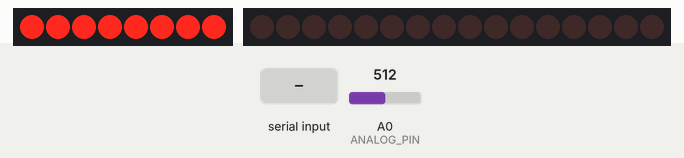
This sketch was run on a simulated Arduino Uno, built with avr-gcc and run on an emulated ATmega328P. Shown: 8 shift-register outputs drawn as a row of LEDs (first output left, lit = HIGH), 16 shift-register outputs drawn as a row of LEDs (first output left, lit = HIGH). Wiring (inferred from the names in the program): shift register (74HC595): data pin 11; shift clock pin 12; latch pin 13. Wiring (inferred from the signals the program sends): row of LEDs: on Q0, Q1, Q2, Q3, Q4, Q5, Q6, Q7. The test bench sets the inputs (shaded band); at power-on: A0 (ANALOG_PIN) = 512. What the sketch prints to the serial monitor is not drawn.

Above: at 1.2 s.
1.3 s: "0\n" received over Serial
At 2.1 s:
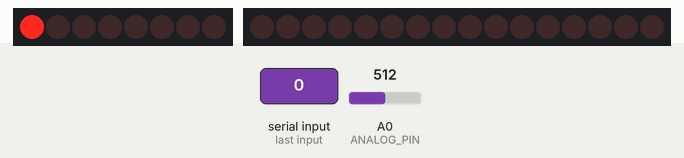
3.9 s: "90,45\n" received over Serial
At 5.04 s:
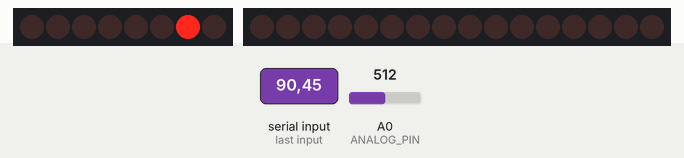
6.5 s: "1,90,45\n" received over Serial
At 7.66 s:
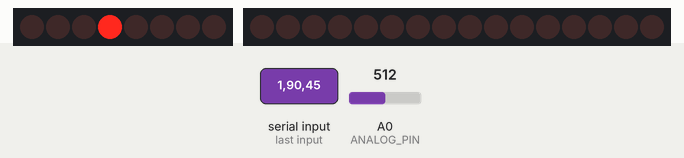
9.2 s: "30,150\n" received over Serial
At 10.34 s:
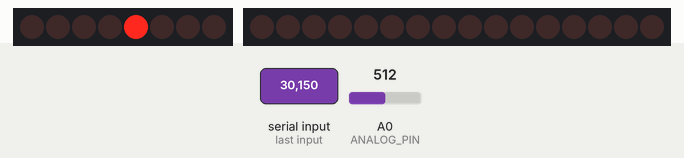
11.8 s: A0 (ANALOG_PIN) set to 108
14.8 s: A0 (ANALOG_PIN) set to 93
Timing chart, 0 to 17.8 s (numbered marks = the images above; inputs shaded):
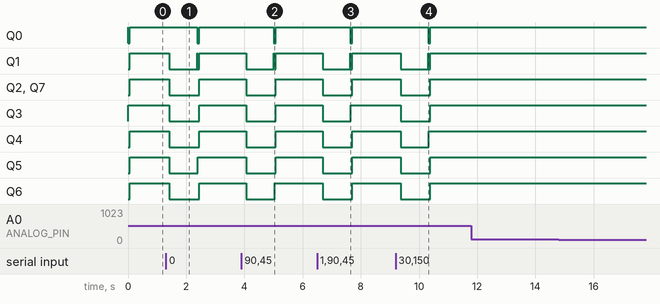

The sketch:

TouchFrame_V2.ino
```cpp
#include <ResponsiveAnalogRead.h>
const int ANALOG_PIN = A0;
ResponsiveAnalogRead analog(ANALOG_PIN, true);


int pixeller[8];
int gecikme = 5;
int noise = 0;
// çoklayıcı 1
int latchPin1 = 5;
int clockPin1 = 6;
int dataPin1 = 4;
byte leds1 = 0;
// çoklayıcı 2
int latchPin2 = 9;
int clockPin2 = 10;
int dataPin2 = 8;
byte leds2 = 0;
// çoklayıcı 3
int latchPin3 = 13;
int clockPin3 = 12;
int dataPin3 = 11;
byte leds_Yan = 0;

int dizi_NoIR[8];

int dizi_NoIR2[8];

void setup() {

  Serial.begin(9600);
  //  çoklayıcı 1
  pinMode(latchPin1, OUTPUT);
  pinMode(dataPin1, OUTPUT);
  pinMode(clockPin1, OUTPUT);
  //   çoklayıcı 2
  pinMode(latchPin2, OUTPUT);
  pinMode(dataPin2, OUTPUT);
  pinMode(clockPin2, OUTPUT);
  //   çoklayıcı 3

  pinMode(latchPin3, OUTPUT);
  pinMode(dataPin3, OUTPUT);
  pinMode(clockPin3, OUTPUT);
  //check_noise();
 //ayarla();
}
void ayarla() {
  leds_Yan = 0;
  leds2 = 0;

  son_led_off1();
  son_led_off3();
  son_led_off2();

  int i = 0;
  while (i < 8) {
    bitWrite(leds_Yan, i, HIGH);
    digitalWrite(latchPin3, LOW);
    shiftOut(dataPin3, clockPin3, MSBFIRST, leds_Yan); //diğer taraftan başlaması için LSBFIRST kullanabiliriz
    digitalWrite(latchPin3, HIGH);
    Serial.print(i);
    Serial.println(" 'yi engelle !");
    if (Serial.available() > 0) {
      int val = Serial.parseInt(); //read int or parseFloat for ..float...
      Serial.println(val);
      if (val == i) {
        analog.update();
        analog.setSnapMultiplier(0.001);
        dizi_NoIR[i] = analog.getValue();
        Serial.println("Tamam");
        i++;

        son_led_off3();
    leds_Yan = 0;
      }

    }

  }


}
int fark = 00;

void loop() {
  if (Serial.available() > 0) {
    fark = Serial.parseInt(); //read int or parseFloat for ..float...
    //Serial.println(val);
  }
  harita_sifirla();
  leds1 = 0;
  leds2 = 0;
  leds_Yan = 0;
  son_led_off1();
  son_led_off2();
  int gecici = 0;

  for (int j = 0; j < 8; j++)
  {
    bitWrite(leds_Yan, j, HIGH);
    digitalWrite(latchPin3, LOW);
    shiftOut(dataPin3, clockPin3, MSBFIRST, leds_Yan); //diğer taraftan başlaması için LSBFIRST kullanabiliriz
    digitalWrite(latchPin3, HIGH);
    delay(gecikme);
    analog.update();
    analog.setSnapMultiplier(0.1);
    int x = analog.getValue();
    Serial.print(x );
    Serial.print(" ");
//    if (j == 0) {
//      if ( x > dizi_NoIR[j] - 50) {
//        pixeller[j] = 1;
//      }
//    }
//    if (j == 1) {
//      if ( x > dizi_NoIR[j] - 90) {
//        pixeller[j] = 1;
//      }
//    }
//    if (j == 2) {
//      if ( x > dizi_NoIR[j] - 35 - fark) {
//        pixeller[j] = 1;
//      }
//    }
//    if (j == 3) {
//      if ( x > dizi_NoIR[j] - 55 - fark) {
//        pixeller[j] = 1;
//      }
//    }
//    if (j == 4) {
//      if ( x > dizi_NoIR[j] - 75 - fark) {
//        pixeller[j] = 1;
//      }
//    }
//    if (j == 5) {
//      if ( x > dizi_NoIR[j] - 65 - fark) {
//        pixeller[j] = 1;
//      }
//    }
//    if (j == 6) {
//      if ( x > dizi_NoIR[j] - 10 - fark) {
//        pixeller[j] = 1;
//      }
//    }
//    if (j == 7) {
//      if ( x > dizi_NoIR[j] - 75 - fark) {
//        pixeller[j] = 1;
//      }
//    }

/**
     if (j == 0) {
      if ( x > 600 && x < 720) {
        pixeller[j] = 1;
      }

      }
      if (j == 1) {
      if ( x > 580) {
        pixeller[j] = 1;
        // pixeller[0]=0;
      }
      if ( x > 635 && gecici > 710) {
        pixeller[j] = 1;
        pixeller[j - 1] = 1;
      }
      }
      if (j == 2) {
      if ( x > 520) {
        pixeller[j] = 1;
        //pixeller[0]=0;
        //pixeller[1]=0;
      }
      }
      if (j == 3) {
      if ( x > 430) {
        pixeller[j] = 1;
      }
      }
      if (j == 4) {
      if ( x > 600) {
        pixeller[j] = 1;
      }
      }
      if (j == 5) {
      if ( x > 600) {
        pixeller[j] = 1;

      }
      }
      if (j == 6 ) {
      if ( x > 685) {
        pixeller[j] = 1;

      }
      }
      if (j == 7 ) {
      if ( x > 750) {
        pixeller[j] = 1;

      }
      }
   **/
    // akşam
    /** if (j == 0) {
       if ( x > 800 && x<870){
         pixeller[j]=1;
       }

      }
      if (j == 1) {
       if ( x > 760){
         pixeller[j]=1;
       // pixeller[0]=0;
       }
       if ( x > 840 && gecici > 890){
         pixeller[j]=1;
         pixeller[j-1]=1;
       }
      }
      if (j == 2) {
       if ( x > 710){
         pixeller[j]=1;
           //pixeller[0]=0;
           //pixeller[1]=0;
       }
      }
      if (j == 3) {
       if ( x > 600){
         pixeller[j]=1;
       }
      }
      if (j == 4) {
       if ( x > 730){
         pixeller[j]=1;
       }
      }
      if (j == 5) {
       if ( x > 750){
         pixeller[j]=1;

       }
      }
      if (j == 6 ) {
       if ( x > 840){
         pixeller[j]=1;

       }
      }
      if (j == 7 ) {
       if ( x > 920){
         pixeller[j]=1;

       }
      }
    **/
    // öğleden sonra

         if (j == 0) {
          if ( x > 710){
            pixeller[3]=1;
          }
        }
        if (j == 1) {
          if ( x > 410){
            pixeller[2]=1;
            pixeller[0]=0;
          }
        }
        if (j == 2) {
          if ( x > 620){
            pixeller[1]=1;
            // pixeller[0]=0;
             //  pixeller[1]=0;
          }
        }
        if (j == 3) {
          if ( x > 520){
            pixeller[0]=1;
          }
        }
//        if (j == 4) {
//          if ( x > 730){
//            pixeller[j]=1;
//          }
//        }
//        if (j == 5) {
//          if ( x > 750){
//            pixeller[j]=1;
//
//          }
//        }
//        if (j == 6 ) {
//          if ( x > 840){
//            pixeller[j]=1;
//
//          }
//        }
//        if (j == 7 ) {
//          if ( x > 910){
//            pixeller[j]=1;
//
//          }
//        }


    son_led_off3();
    leds_Yan = 0;

  }
  Serial.println();
   //yazdir();
   //   yazdir_new();
  /**    for (int i = 1; i < 8; i++) // --------------Birinci Mutltiplixer --------------------------------------------
       {
         bitWrite(leds1,i,HIGH);
          digitalWrite(latchPin1, LOW);
          shiftOut(dataPin1, clockPin1, MSBFIRST, leds1); //diğer taraftan başlaması için LSBFIRST kullanabiliriz
          digitalWrite(latchPin1, HIGH);
          delay(gecikme);
          int x=analogRead(sensor_X);
          if(x>900){
               y_ekseni_tara(i-1);
          }
         bitWrite(leds1,i,LOW);
         son_led_off1();
       }

         bitWrite(leds1,0,HIGH);
          digitalWrite(latchPin1, LOW);
          shiftOut(dataPin1, clockPin1, MSBFIRST, leds1); //diğer taraftan başlaması için LSBFIRST kullanabiliriz
          digitalWrite(latchPin1, HIGH);
          delay(gecikme);
          int x=analogRead(sensor_X);
          if(x>900){
               y_ekseni_tara(7);

          }
         bitWrite(leds1,0,LOW);
         son_led_off1();
   **/
  /**      for (int i = 1; i < 8; i++) // --------------Ikinci Mutltiplixer --------------------------------------------
       {
         bitWrite(leds2,i,HIGH);
          digitalWrite(latchPin2, LOW);
          shiftOut(dataPin2, clockPin2, MSBFIRST, leds2); //diğer taraftan başlaması için LSBFIRST kullanabiliriz
          digitalWrite(latchPin2, HIGH);
          delay(gecikme);
          int x1=analogRead(sensor_X);
          if(x1>900){
            y_ekseni_tara(i+7);
          }
         bitWrite(leds2,i,LOW);
         son_led_off2();
       }

       bitWrite(leds2,0,HIGH);
          digitalWrite(latchPin2, LOW);
          shiftOut(dataPin2, clockPin2, MSBFIRST, leds2); //diğer taraftan başlaması için LSBFIRST kullanabiliriz
          digitalWrite(latchPin2, HIGH);
          delay(gecikme);
          int x1=analogRead(sensor_X);
          if(x1>900){
            y_ekseni_tara(15);
          }
         bitWrite(leds2,0,LOW);
         son_led_off2();
  **/

} // end of the loop
void yazdir() {
  for (int i = 0; i < 4 ; i++) {
    Serial.print(pixeller[i]);
    Serial.print(" ");
  }
  Serial.println();
}

void yazdir_new() {
  for (int i = 0; i < 4 ; i++) {
    if (pixeller[i] == 1) {
      Serial.print((i+1) * 120);
      Serial.print(" ");
    }
    else   {
      Serial.print(0);
      Serial.print(" ");
    }

  }
  Serial.println();
}
void harita_sifirla() {
  for (int x = 0; x < 8; x++) {
    pixeller[x] = 0;
  }
}
//------------------------------------
void check_noise() {
  son_led_off1();
  son_led_off2();
  son_led_off3();
  for (int i = 0; i < 10; i++) {
    analog.update();
    analog.setSnapMultiplier(0.01);
    int x = analog.getValue();
    int temp = 1022 - x;
    Serial.println(temp);
    noise = noise + temp;
    delay(100);

  }
  noise = noise / 50;
}
//------------------------------------
void son_led_off1()
{
  digitalWrite(latchPin1, LOW);
  shiftOut(dataPin1, clockPin1, LSBFIRST, leds1);
  digitalWrite(latchPin1, HIGH);
}
void son_led_off2()
{
  digitalWrite(latchPin2, LOW);
  shiftOut(dataPin2, clockPin2, LSBFIRST, leds2);
  digitalWrite(latchPin2, HIGH);
}
void son_led_off3()
{
  digitalWrite(latchPin3, LOW);
  shiftOut(dataPin3, clockPin3, LSBFIRST, leds_Yan);
  digitalWrite(latchPin3, HIGH);
}
```

Measured:
- after the input at 1.3 s, Q0: HIGH → LOW after 1.1 s, → HIGH 0.06 s later; Q1: HIGH → LOW after 0.12 s, → HIGH 0.96 s later, → LOW 0.02 s later, → HIGH 0.04 s later; Q2–4, Q6, Q7: HIGH → LOW after 0.12 s, → HIGH 1.0 s later; Q5: HIGH → LOW after 0.12 s, → HIGH 0.98 s later
- after the input at 3.9 s, Q0: HIGH → LOW after 1.1 s, → HIGH 0.07 s later; Q1: HIGH → LOW after 0.16 s, → HIGH 0.95 s later, → LOW 0.03 s later, → HIGH 0.04 s later; Q2–5, Q7: HIGH → LOW after 0.16 s, → HIGH 1.0 s later; Q6: HIGH → LOW after 0.16 s, → HIGH 0.98 s later
- after the input at 6.5 s, Q0: HIGH → LOW after 1.1 s, → HIGH 0.06 s later; Q1: HIGH → LOW after 0.20 s, → HIGH 0.94 s later, → LOW 0.01 s later, → HIGH 0.05 s later; Q2, Q4–7: HIGH → LOW after 0.20 s, → HIGH 1.0 s later; Q3: HIGH → LOW after 0.20 s, → HIGH 0.95 s later
- after the input at 9.2 s, Q0: HIGH → LOW after 1.1 s, → HIGH 0.06 s later; Q1: HIGH → LOW after 0.18 s, → HIGH 0.94 s later, → LOW 0.02 s later, → HIGH 0.04 s later; Q2, Q3, Q5–7: HIGH → LOW after 0.18 s, → HIGH 1.0 s later; Q4: HIGH → LOW after 0.18 s, → HIGH 0.96 s later
- after the input at 11.8 s, every drawn part: stays the same
- after the input at 14.8 s, every drawn part: stays the same
